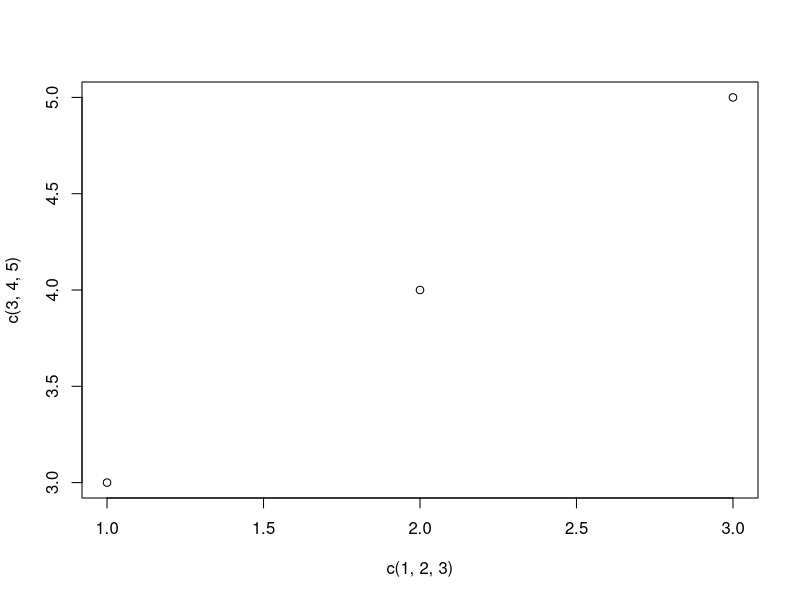

Write R code to recreate this figure.
## ---- chunk 1
x <- 2

if(x==2) { cat("x is 2")} else {cat("x is not 2")}
plot(c(1,2,3),c(3,4,5))

## ---- chunk 2
x <- 4
if(x==2) { cat("x is 2")} else {cat("x is not 2")}

